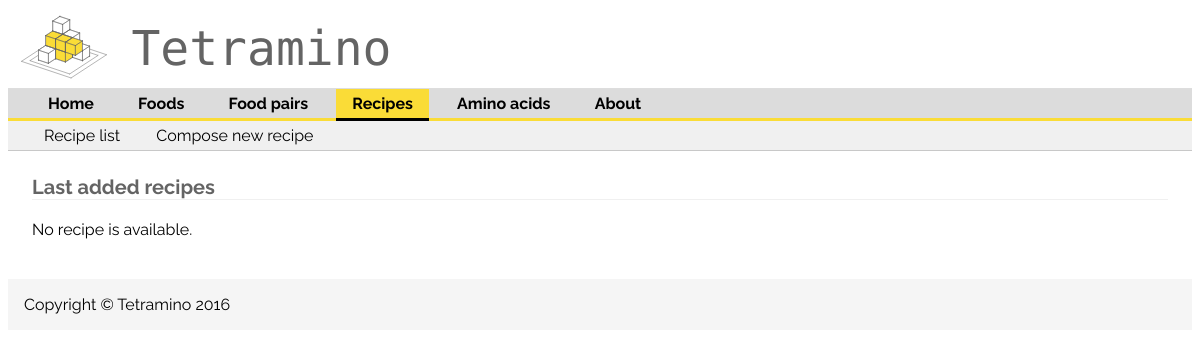
Page /recipeTable/ on the earlier database version.
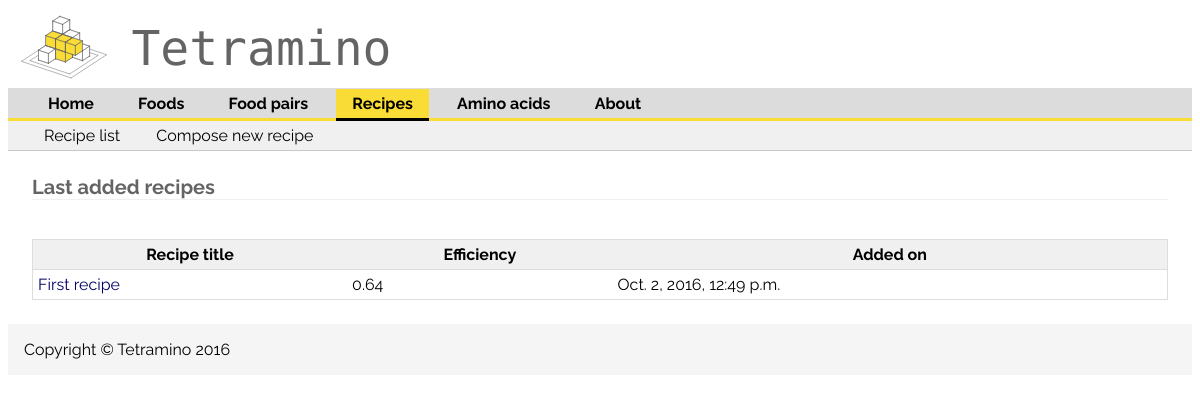
Same page on the later database version.
### aminoApp/models.py (models this page shows, shortened)
class Recipe(models.Model):
    title = models.CharField(max_length=255)
    description = models.TextField(null=True, blank=True)
    category = models.CharField(max_length=15, null=True, blank=True) # or a choice
    date_added = models.DateTimeField('date added', null=True, blank=True,auto_now_add=True)
    efficiency = models.FloatField(null=True)

### aminoApp/views.py (the view)
# urls.py: url(r'^recipeTable/', views.showRecipeTable, name='recipeTable'),
def showRecipeTable(request):
    recipeList= Recipe.objects.order_by('-date_added')[:25]
    context = {'recipeList': recipeList}
    return render(request, 'aminoApp/recipeTable.html', context)

### aminoApp/templates/aminoApp/recipeTable.html (shortened to what this page needs)
{% extends "aminoApp/baseRecipe.html" %}
{% block content %}
<h1>Last added recipes</h1>
    {% if recipeList %}
        <table style="width:100%">
            <tr>
                <th>Recipe title</th>
                <th>Efficiency</th>
                <th>Added on</th>
            </tr>
        {% for recipe in recipeList %}
            <tr>
                <td><a href="/aminoApp/showRecipe/{{ recipe.pk }}/">{{ recipe.title }}</a> </td>
                <td>{{ recipe.efficiency | floatformat:2 }} </td>
                <td>{{ recipe.date_added}} </td>
            </tr>
        {% endfor %}
        </table>
    {% else %}
        <p>No recipe is available.</p>
    {% endif %}
{% endblock %}

Differences in the rows shown:
added Recipe: title "First recipe", efficiency "0.64", date_added "Oct. 2, 2016, 12:49 p.m."
Other differences:
text no longer shown: "No recipe is available."
text now shown: "Recipe title Efficiency Added on"
